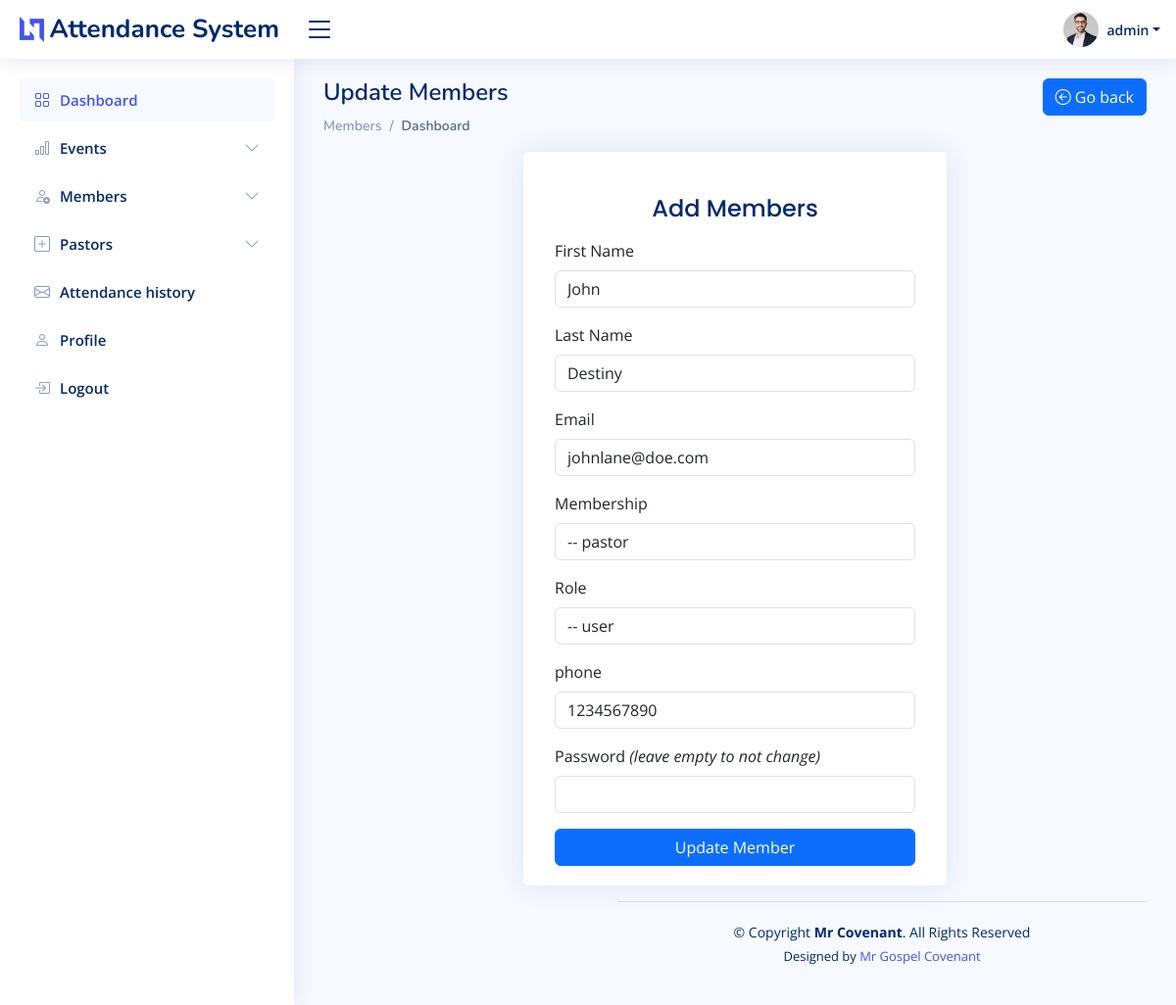
The page /admin/members_edit.php?userid=6 (signed in) on the database its author committed.
### tables this page shows
CREATE TABLE `users` (
  `id` int(255) NOT NULL,
  `firstname` varchar(255) NOT NULL,
  `lastname` varchar(255) NOT NULL,
  `email` varchar(255) NOT NULL,
  `membership` varchar(255) NOT NULL,
  `role` varchar(255) NOT NULL DEFAULT 'user',
  `phone` varchar(255) DEFAULT NULL,
  `password` varchar(255) NOT NULL,
  `updated_at` datetime NOT NULL DEFAULT current_timestamp() ON UPDATE current_timestamp(),
  `created_at` datetime NOT NULL DEFAULT current_timestamp()
);

### admin/members_edit.php (the view, shortened to what this page needs)
<?php
require('../config/db.php');
$firstname="";
$lastname ="";
$email ="";
$membership ="";
$role ="";
$phone ="";
if(isset($_GET['userid'])){
	$id= $_GET['userid'];
	$sql = mysqli_query($connection, "SELECT * FROM users where id='$id'");
	while($row= mysqli_fetch_assoc($sql)){
		$firstname = $row['firstname'];
		$lastname = $row['lastname'];
		$email = $row['email'];
		$membership = $row['membership'];
		$role = $row['role'];
		$phone = $row['phone'];
	}
}
?>
<!DOCTYPE html>
<html lang="en">
<head>
    <link href="assets/vendor/bootstrap/css/bootstrap.min.css" rel="stylesheet">
    <link href="assets/vendor/bootstrap-icons/bootstrap-icons.css" rel="stylesheet">
    <link href="assets/vendor/boxicons/css/boxicons.min.css" rel="stylesheet">
    <link href="assets/vendor/quill/quill.snow.css" rel="stylesheet">
    <link href="assets/vendor/quill/quill.bubble.css" rel="stylesheet">
    <link href="assets/vendor/remixicon/remixicon.css" rel="stylesheet">
    <link href="assets/vendor/simple-datatables/style.css" rel="stylesheet">
    <link href="assets/css/style.css" rel="stylesheet">
</head>
<body>
    <?php require("includes/header.php") ?>
    <?php require("includes/sidebar.php") ?>
    <main id="main" class="main">
        <div class="pagetitle">
            <div class="d-flex justify-content-between">
                <h1>Update Members</h1>
                <a href="members.php" class="btn btn-primary"> <i class="bi bi-arrow-left-circle"></i> Go back</a>
            </div>
            <nav>
                <ol class="breadcrumb">
                    <li class="breadcrumb-item"><a href="index.php">Members</a></li>
                    <li class="breadcrumb-item active">Dashboard</li>
                </ol>
            </nav>
        </div>
        <section class="section dashboard">
            <div class="row">
                <div class="col-lg-12">
                    <div class="row justify-content-center">
                        <div class="card mb-3 col-md-6">
                            <div class="card-body">
                                <div class="pt-4 pb-2">
                                    <h5 class="card-title text-center pb-0 fs-4">Add Members</h5>
                                </div>
                                <form class="row g-3 needs-validation" action="<?php echo $_SERVER['PHP_SELF'] ?>" method="post">
                                    <div class="col-12">
                                        <label for="firstname" class="form-label">First Name</label>
                                        <div class="input-group has-validation">
                                            <input type="text" name="firstname" class="form-control" id="firstname" value="<?php echo $firstname ?>" required>
                                        </div>
                                    </div>
                                    <div class="col-12">
                                        <label for="lastname" class="form-label">Last Name</label>
                                        <div class="input-group has-validation">
                                            <input type="text" name="lastname" class="form-control" id="lastname" value="<?php echo $lastname ?>" required>
                                        </div>
                                    </div>
                                    <div class="col-12">
                                        <label for="email" class="form-label">Email</label>
                                        <div class="input-group has-validation">
                                            <input type="email" name="email" class="form-control" id="email" value="<?php echo $email ?>" required>
                                        </div>
                                    </div>
                                    <div class="col-12">
                                        <label for="membership" class="form-label">Membership</label>
                                        <div class="input-group has-validation">
                                            <select name="membership" id="membership" class="form-control" required>
                                                <option value="<?php echo $membership ?>"> -- <?php echo $membership ?></option>
                                            </select>
                                        </div>
                                    </div>
                                    <div class="col-12">
                                        <label for="role" class="form-label">Role</label>
                                        <div class="input-group has-validation">
                                            <select name="role" id="role" class="form-control" required>
                                                <option value="<?php echo $role ?>">-- <?php echo $role ?></option>
                                            </select>
                                        </div>
                                    </div>
                                    <div class="col-12">
                                        <label for="phone" class="form-label">phone</label>
                                        <div class="input-group has-validation">
                                            <input type="phone" name="phone" class="form-control" id="phone" value="<?php echo $phone ?>" required>
                                        </div>
                                    </div>
                                    <div class="col-12">
                                        <label for="yourPassword" class="form-label">Password <i>(leave empty to not change)</i></label>
                                        <input type="password" name="password" class="form-control" id="yourPassword">
                                    </div>
                                    <div class="col-12">
                                        <button class="btn btn-primary w-100" type="submit" name="submit">Update Member</button>
                                    </div>
                                </form>
                            </div>
                        </div>
                    </div>
                </div>
            </div>
            <?php require("includes/footer.php") ?>
</body>
</html>

### admin/assets/css/style.css (style rules this page uses)
:root { scroll-behavior: smooth; }
body { font-family: "Open Sans", sans-serif; background: #f6f9ff; color: #444444; }
a { color: #4154f1; text-decoration: none; }
h1, h2, h3, h4, h5, h6 { font-family: "Nunito", sans-serif; }
#main { margin-top: 60px; padding: 20px 30px; transition: all 0.3s; }
.pagetitle { margin-bottom: 10px; }
.pagetitle h1 { font-size: 24px; margin-bottom: 0; font-weight: 600; color: #012970; }
.card { margin-bottom: 30px; border: none; border-radius: 5px; box-shadow: 0px 0 30px rgba(1, 41, 112, 0.1); }
.card-title { padding: 20px 0 15px 0; font-size: 18px; font-weight: 500; color: #012970; font-family: "Poppins", sans-serif; }
.card-body { padding: 0 20px 20px 20px; }
.breadcrumb { font-size: 14px; font-family: "Nunito", sans-serif; color: #899bbd; font-weight: 600; }
.breadcrumb a { color: #899bbd; transition: 0.3s; }
.breadcrumb .breadcrumb-item::before { color: #899bbd; }
.breadcrumb .active { color: #51678f; font-weight: 600; }
@media (min-width: 1200px) { #main, #footer { margin-left: 300px; } }

### rows shown on the page
users: firstname "John", lastname "Destiny", email "johnlane@doe.com", phone "1234567890"

### other values the page prints
$_SESSION['firstname'] "admin"
